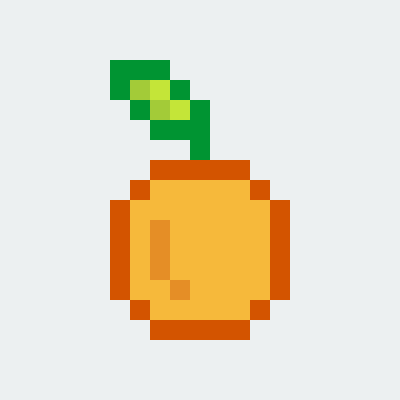
Frame 1 (no input)
Frame 60 (no input): identical to frame 1, image omitted
Frame 120 (the mouse pressed at the canvas centre since frame 60): identical to frame 1, image omitted

The p5.js sketch that drew this single still picture (run headless with seeded random() and noise() and a simulated clock; from frame 60 on, the mouse is pressed at the canvas centre):

// p5.js sketch
// ── sketch.js
function setup() {
  createCanvas(400, 400);
}

function draw() {
  let bg = '#ecf0f1';
  let green1 = '#009432';
  let green2 = '#A3CB38';
  let green3 = '#C4E538';
  let yell1 = '#d35400';
  let yell2 = '#e58e26';
  let yell3 = '#f6b93b';
  let x_awal = 120;
  let y_awal = 70;
  let ukuran = 20;
  
  let baris1 = [green1, green1, green1, bg, bg, bg, bg, bg, bg];
  let baris2 = [green1, green2, green3, green1, bg, bg, bg, bg, bg];
  let baris3 = [bg, green1, green2, green3, green1, bg, bg, bg, bg];
  let baris4 = [bg, bg, green1, green1, green1, bg, bg, bg, bg];
  let baris5 = [bg, bg, bg, bg, green1, bg, bg, bg, bg];
  let baris6 = [bg, bg, yell1, yell1, yell1, yell1, yell1, bg, bg];
  let baris7 = [bg, yell1, yell3, yell3, yell3, yell3, yell3, yell1, bg];
  let baris8 = [yell1, yell3, yell3, yell3, yell3, yell3, yell3, yell3, yell1];
  let baris9 = [yell1, yell3, yell2, yell3, yell3, yell3, yell3, yell3, yell1];
  let baris10 = [yell1, yell3, yell2, yell3, yell3, yell3, yell3, yell3, yell1];
  let baris11 = [yell1, yell3, yell2, yell3, yell3, yell3, yell3, yell3, yell1];
  let baris12 = [yell1, yell3, yell3, yell2, yell3, yell3, yell3, yell3, yell1];
  let baris13 = [bg, yell1, yell3, yell3, yell3, yell3, yell3, yell1, bg];
  let baris14 = [bg, bg, yell1, yell1, yell1, yell1, yell1, bg, bg];
  
 let baris = [baris1, baris2, baris3, baris4, baris5, baris6, baris7, baris8, baris9, baris10, baris11, baris12, baris13, baris14];
  
  background(bg);
  rectMode(CENTER);
  noStroke();
  
  for(let b=0; b<=13; b++){
    for(let i=0; i<= 8; i++){
      fill(baris[b][i]);
      rect(x_awal+(20*i), y_awal+(20*(b)), ukuran, ukuran);
    }
  }
}
